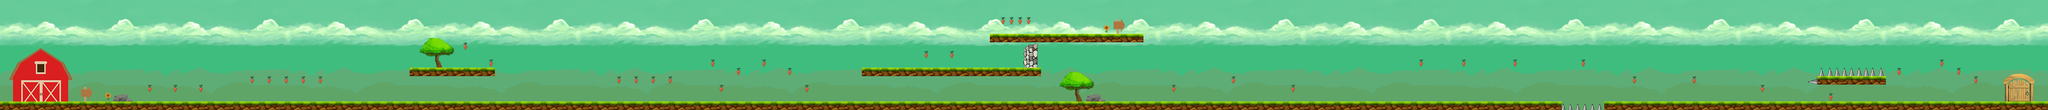

Tiled map render using the project's own tile images. Description and the map definition, with tile-layer contents summarised, below:
An orthogonal 240x13 tile map with 16x16 px tiles, 2 tile layers (BackGround, Graphics) and 60 objects.

<map version="1.0" orientation="orthogonal" renderorder="right-down" width="240" height="13" tilewidth="16" tileheight="16" nextobjectid="131">
 <tileset firstgid="1" name="level1" tilewidth="16" tileheight="16" tilecount="1872" columns="156">
  <image source="level1.png" width="2500" height="206" />
 </tileset>
 <layer name="BackGround" width="240" height="13">
  <data>[3120 cells, 2885 non-empty, 204 distinct tile ids]</data>
 </layer>
 <layer name="Graphics" width="240" height="13">
  <data>[3120 cells, 559 non-empty, 171 distinct tile ids]</data>
 </layer>
 <objectgroup name="Carrot">
  <object id="2" x="320.4" y="159.636" width="15.4002" height="16.5271" />
  <object id="3" x="464.072" y="143.109" width="15.4002" height="16.5271" />
  <object id="4" x="560.46" y="143.261" width="15.4002" height="16.5271" />
  <object id="8" x="1184.5" y="143.485" width="15.4002" height="16.5271" />
  <object id="9" x="1343.76" y="158.885" width="15.4002" height="16.5271" />
  <object id="10" x="1504.15" y="158.885" width="15.4002" height="16.5271" />
  <object id="15" x="2192.28" y="159.261" width="15.4002" height="16.5271" />
  <object id="16" x="2303.84" y="143.109" width="15.4002" height="16.5271" />
  <object id="17" x="2416.14" y="159.636" width="15.4002" height="16.5271" />
  <object id="19" x="2655.79" y="111.558" width="15.4002" height="16.5271" />
  <object id="20" x="2736.54" y="111.182" width="15.4002" height="16.5271" />
  <object id="21" x="2831.95" y="111.933" width="15.4002" height="16.5271" />
  <object id="22" x="2958.3" y="110.876" width="15.4002" height="16.5271" />
  <object id="23" x="3055.03" y="143.211" width="15.4002" height="16.5271" />
  <object id="24" x="3167.75" y="143.485" width="15.4002" height="16.5271" />
  <object id="25" x="3296.59" y="159.261" width="15.4002" height="16.5271" />
  <object id="26" x="3424.29" y="175.788" width="15.4002" height="16.5271" />
  <object id="27" x="3552" y="127.333" width="15.4002" height="16.5271" />
  <object id="28" x="3632.01" y="111.558" width="15.4002" height="16.5271" />
  <object id="29" x="3664.31" y="127.333" width="15.4002" height="16.5271" />
  <object id="30" x="3696.24" y="143.485" width="15.4002" height="16.5271" />
  <object id="97" x="272" y="159" width="15" height="17" />
  <object id="98" x="368.5" y="158.5" width="15" height="17" />
  <object id="99" x="497.3" y="142.736" width="15.4002" height="16.5271" />
  <object id="100" x="530.3" y="142.736" width="15.4002" height="16.5271" />
  <object id="101" x="864.3" y="79.7364" width="15.4002" height="16.5271" />
  <object id="108" x="592.3" y="141.736" width="15.4002" height="16.5271" />
  <object id="109" x="913.3" y="111.736" width="15.4002" height="16.5271" />
  <object id="110" x="1151.95" y="141.963" width="15.4002" height="16.5271" />
  <object id="111" x="1215.57" y="142.729" width="15.4002" height="16.5271" />
  <object id="112" x="1246.99" y="141.963" width="15.4002" height="16.5271" />
  <object id="113" x="1327.47" y="110.538" width="15.4002" height="16.5271" />
  <object id="114" x="1374.99" y="126.633" width="15.4002" height="16.5271" />
  <object id="115" x="1424.05" y="111.304" width="15.4002" height="16.5271" />
  <object id="116" x="1472.33" y="126.633" width="15.4002" height="16.5271" />
  <object id="125" x="1776.59" y="95.1573" width="15.4002" height="16.5271" />
  <object id="126" x="1727.72" y="93.4526" width="15.4002" height="16.5271" />
  <object id="127" x="1872.06" y="30.9455" width="15.4002" height="16.5271" />
  <object id="128" x="1887.4" y="30.9455" width="15.4002" height="16.5271" />
  <object id="129" x="1903.88" y="30.9455" width="15.4002" height="16.5271" />
  <object id="130" x="1919.79" y="30.9455" width="15.4002" height="16.5271" />
 </objectgroup>
 <objectgroup name="Ground">
  <object id="1" x="0.75123" y="192.315" width="2926.88" height="15.0246" />
  <object id="38" x="3006" y="191.479" width="833.447" height="15.0246" />
  <object id="46" x="771" y="129" width="157.956" height="4.93277" />
  <object id="47" x="1619.34" y="128.088" width="331.296" height="8.85921" />
  <object id="59" x="1860.01" y="65.4373" width="283.776" height="7.75491" />
 </objectgroup>
 <objectgroup name="Spikes">
  <object id="39" x="2928.99" y="191.495" width="76.3255" height="16.3558" />
  <object id="78" x="3410.56" y="128.57" width="124.319" height="15.4384" />
  <object id="91" x="3390" y="146" width="16" height="11" />
 </objectgroup>
 <objectgroup name="Platform" offsetx="-0.681477" offsety="0">
  <object id="45" x="771.681" y="136.295" width="157.639" height="6.81477" />
  <object id="54" x="1860.35" y="75.1823" width="283.351" height="2.755" />
  <object id="80" x="3409.43" y="144.633" width="126.757" height="14.6258" />
  <object id="86" x="768.681" y="127.667" width="2" height="15.3333" />
  <object id="88" x="1857.52" y="65.7706" width="2.48852" height="12.6667" />
  <object id="90" x="1616.68" y="128.5" width="2" height="14.5003" />
  <object id="119" x="1620.98" y="136.43" width="329.578" height="7.6646" />
 </objectgroup>
 <objectgroup name="Door">
  <object id="92" x="3759" y="140" width="52" height="52" />
 </objectgroup>
 <objectgroup name="Rock">
  <object id="95" x="3797" y="303" />
  <object id="121" x="1917.68" y="80.4783" width="26.8261" height="47.5205" />
 </objectgroup>
 <objectgroup name="Hunter">
  <object id="96" x="2554" y="146" width="29" height="46" />
 </objectgroup>
</map>